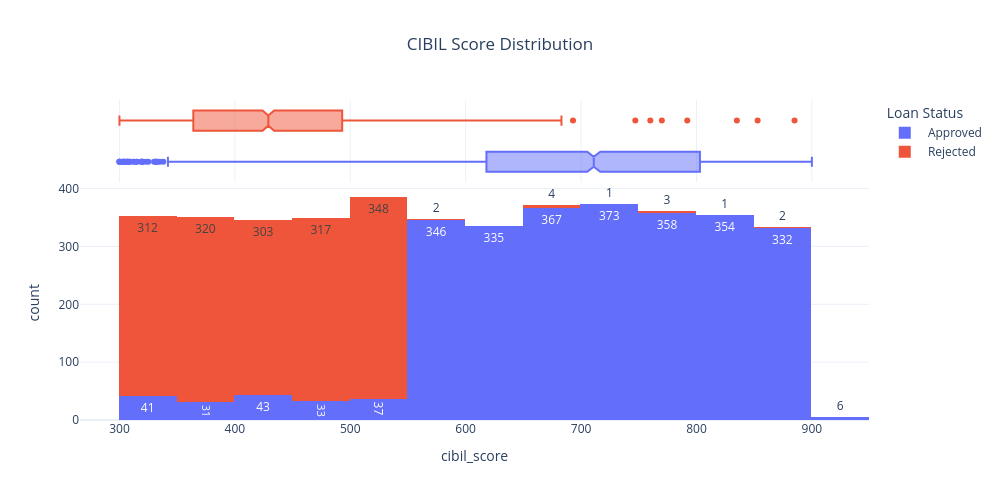

Notebook code cell kept with this figure:
### Code cell
fig = px.histogram(df, x="cibil_score", color="loan_status", marginal="box",text_auto=True,nbins=30, title="CIBIL Score Distribution")
fig.update_layout(title_x=0.5,template="plotly_white",width=1000, height=500,legend_title="Loan Status")
fig.show()

### Figure 1 — Plotly figure (JSON) as saved in the notebook; plotly's stock layout.template omitted (floating-point values rounded to 4 significant figures; data arrays with more than 128 entries replaced by an {"elided": "..."} marker saying what was removed)
{"data": [{"bingroup": "x", "hovertemplate": "loan_status= Approved<br>cibil_score=%{x}<br>count=%{y}<extra></extra>", "legendgroup": " Approved", "marker": {"color": "#636efa", "pattern": {"shape": ""}}, "name": " Approved", "nbinsx": 30, "orientation": "v", "showlegend": true, "texttemplate": "%{value}", "type": "histogram", "x": {"elided": "2656 int values"}, "xaxis": "x", "yaxis": "y"}, {"hovertemplate": "loan_status= Approved<br>cibil_score=%{x}<extra></extra>", "legendgroup": " Approved", "marker": {"color": "#636efa"}, "name": " Approved", "notched": true, "showlegend": false, "type": "box", "x": {"elided": "2656 int values"}, "xaxis": "x2", "yaxis": "y2"}, {"bingroup": "x", "hovertemplate": "loan_status= Rejected<br>cibil_score=%{x}<br>count=%{y}<extra></extra>", "legendgroup": " Rejected", "marker": {"color": "#EF553B", "pattern": {"shape": ""}}, "name": " Rejected", "nbinsx": 30, "orientation": "v", "showlegend": true, "texttemplate": "%{value}", "type": "histogram", "x": {"elided": "1613 int values"}, "xaxis": "x", "yaxis": "y"}, {"hovertemplate": "loan_status= Rejected<br>cibil_score=%{x}<extra></extra>", "legendgroup": " Rejected", "marker": {"color": "#EF553B"}, "name": " Rejected", "notched": true, "showlegend": false, "type": "box", "x": {"elided": "1613 int values"}, "xaxis": "x2", "yaxis": "y2"}], "layout": {"barmode": "relative", "height": 500, "legend": {"title": {"text": "Loan Status"}, "tracegroupgap": 0}, "title": {"text": "CIBIL Score Distribution", "x": 0.5}, "width": 1000, "xaxis": {"anchor": "y", "domain": [0, 1], "title": {"text": "cibil_score"}}, "xaxis2": {"anchor": "y2", "domain": [0, 1], "matches": "x", "showgrid": true, "showticklabels": false}, "yaxis": {"anchor": "x", "domain": [0, 0.7326], "title": {"text": "count"}}, "yaxis2": {"anchor": "x2", "domain": [0.7426, 1], "matches": "y2", "showgrid": false, "showline": false, "showticklabels": false, "ticks": ""}}}
